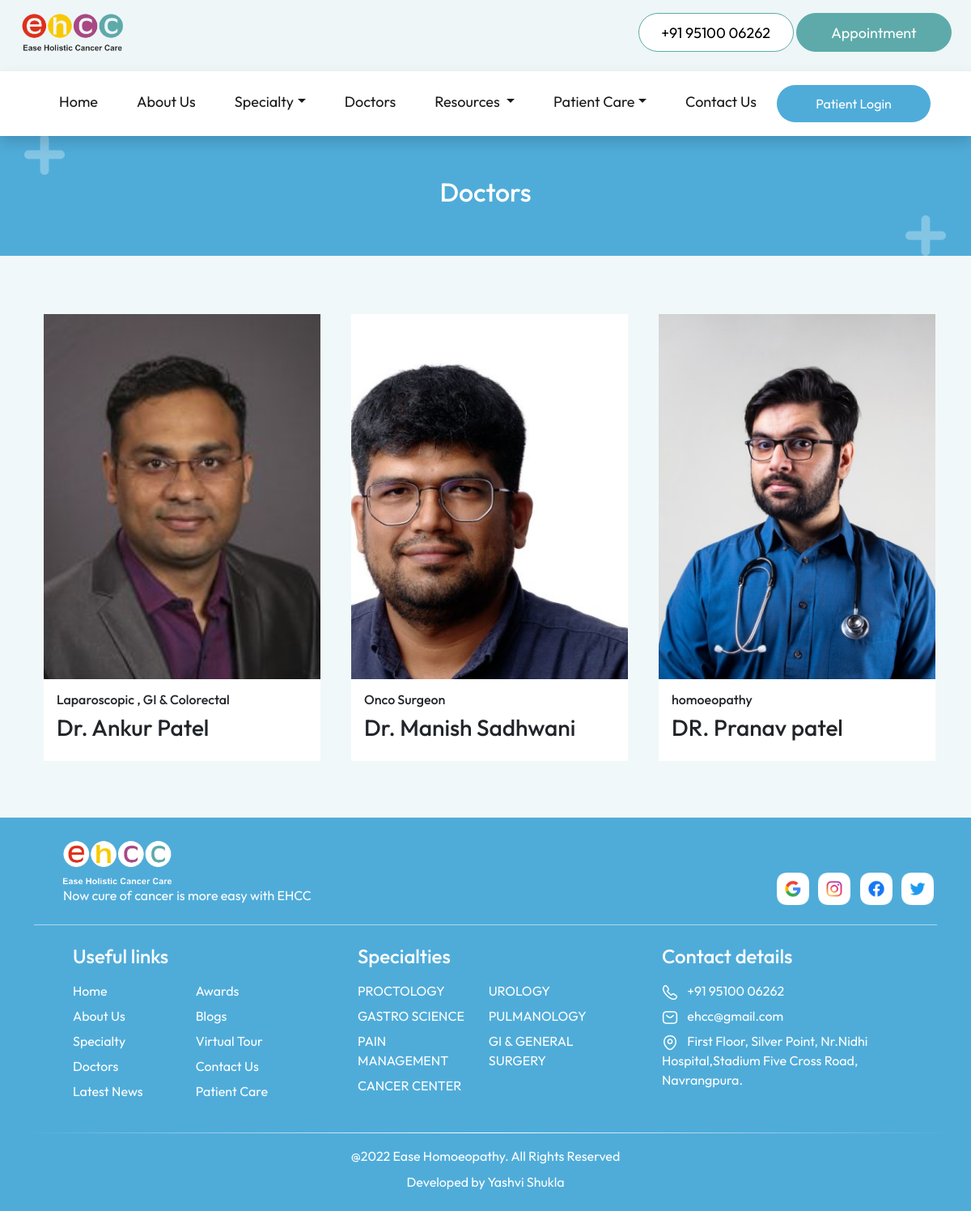
The app's page /doctors/ with its own data.
### tables this page shows
CREATE TABLE "doctors" (
	"id"	INTEGER,
	"name"	TEXT,
	"current_appointment"	TEXT,
	"profile_image"	TEXT
);

CREATE TABLE "social_links" (
	"social_name"	TEXT,
	"social_link"	TEXT
);

CREATE TABLE "specialty" (
	"id"	INTEGER,
	"name"	TEXT,
	"description"	TEXT
, "illustration"	TEXT);

### flask_app.py (the view)
@app.route('/doctors/')
def doctors():
    database_connection = sqlite3.connect(database_location)
    database_cursor = database_connection.cursor()
    data = database_cursor.execute("SELECT * FROM doctors")
    data = data.fetchall()
    database_connection.commit()
    return render_template('doctors.html',social_links=social_links, data=data, navbar_specialties=navbar_specialties, navbar_diseases=navbar_diseases)

### templates/doctors.html (shortened to what this page needs)
<!DOCTYPE html>
<html lang="en">
<head>
  <link href="https://cdn.jsdelivr.net/npm/bootstrap@5.2.0/dist/css/bootstrap.min.css" rel="stylesheet"
 />
  <link rel="stylesheet" href="../static/stylesheets/common.css" />
  <link rel="stylesheet" href="../static/stylesheets/doctors.css" />
</head>
<body>
  {% include 'navbar.html' %}
  <header>
    <div class="container h-100 mt-3">
      <div class="row h-100 align-items-center">
        <h2 class="text-center text-white">Doctors</h2>
      </div>
    </div>
  </header>
  <div class="doctor_carousel_container py-5">
    <div class="container">
      <div class="row">
        {% for doctor in data %}
        <div class="doctor_card col-lg-4 col-md-6 col-12 px-4 my-4"
          onclick="window.location.href='/doctorInfo/{{doctor[0]}}/'">
          <img src="{{doctor[3]}}" alt="doctor-image" />
          <div class="p-3">
            <h6>{{doctor[2]}}</h6>
            <h3>{{doctor[1]}}</h3>
          </div>
        </div>
        {% endfor %}
      </div>
    </div>
  </div>
  {% include 'footer.html' %}
</body>
</html>

### templates/footer.html (shortened to what this page needs)
<div class="footer">
    <div class="container">
        <div class="row align-items-end">
            <div class="col-md-8 px-md-5 mt-4 mb-3">
                <img src="../../static/images/logo/footer_logo.png" alt="Hospital logo" height="60" />
                <p class="text-white mb-0">
                    Now cure of cancer is more easy with EHCC
                </p>
            </div>
            <div class="col-md-4 pt-4 mb-3 text-md-end">
                {% for social in social_links %}
                <a href="{{social[1]}}">
                    <img src="../../static/images/logo/{{social[0]}}_icon.png" alt="{{social[0]}} logo"
                        class="img-fluid mx-1" style="height: 40px; width: auto;" />
                </a>
                {% endfor %}
            </div>
        </div>
        <div class="footer_line mt-2"></div>
        <div class="row text-white pt-4 ps-md-5 footer_links align-items-start">
            <div class="col-md-4 col-sm-6 mb-4">
                <h4 class="mb-3">Useful links</h4>
                <div class="row">
                    <div class="col-xl-5 col-sm-12 col-6">
                        <a href="/">
                            <p>Home</p>
                        </a>
                        <a href="/about/">
                            <p>About Us</p>
                        </a>
                        <a href="/specialty/">
                            <p>Specialty</p>
                        </a>
                        <a href="/doctors/">
                            <p>Doctors</p>
                        </a>
                        <a href="/news/">
                            <p>Latest News</p>
                        </a>
                    </div>
                    <div class="col-xl-5 col-sm-12 col-6">
                        <a href="/awards/">
                            <p>Awards</p>
                        </a>
                        <a href="/blogs/">
                            <p>Blogs</p>
                        </a>
                        <a href="/virtualTour/">
                            <p>Virtual Tour</p>
                        </a>
                        <a href="/contact/">
                            <p>Contact Us</p>
                        </a>
                        <a href="#">
                            <p>Patient Care</p>
                        </a>
                    </div>
                </div>
            </div>
            <div class="col-md-4 col-sm-6 mb-4 g-md-0">
                <h4 class="mb-3">
                    <a href="/specialty/">
                        Specialties
                    </a>
                </h4>
                <div class="row">
                    <div class="col-xl-5 col-sm-12 col-6">
                        {% for i in range (0,navbar_specialties|length) %}
                        <a href="/diseases/{{navbar_specialties[i][0]}}/">
                            <p>
                                {{ navbar_specialties[i][1] }}
                            </p>
                        </a>
                        {% endfor %}
                    </div>
                    {% if navbar_specialties|length > 4 %}
                    <div class="col-xl-5 col-sm-12 col-6">
                        {% for i in range (4,navbar_specialties|length) %}
                        <a href="/diseases/{{navbar_specialties[i][0]}}/">
                            <p>
                                {{ navbar_specialties[i][1] }}
                            </p>
                        </a>
                        {% endfor %}
                    </div>
                    {% endif %}
                </div>
            </div>
            <div class="col-md-4 col-sm-12">
                <h4 class="mb-3">Contact details</h4>
                <p>
                    <a href="tel:919510006262">
                        <img src="../../static/images/logo/footercall_icon.png" alt="call logo" />
                        <span class="ps-2">+91 95100 06262</span>
                    </a>
                </p>
                <p>
                    <a href="mailto:ehcc@gmail.com">
                        <img src="../../static/images/logo/mail_icon.png" alt="mail icon" />
                        <span class="ps-2">ehcc@gmail.com</span>
                    </a>
                </p>
                <p>
                    <a href="https://goo.gl/maps/SUXSNEnxhgQroknp9" target="_blank">
                        <img src="../../static/images/logo/location_icon.png" alt="location icon" />
                        <span class="ps-2">
                            First Floor, Silver Point, Nr.Nidhi Hospital,Stadium Five Cross Road, Navrangpura.
                        </span>
                    </a>
                </p>
            </div>
        </div>
        <div class="row my-2">
            <div class="footer_line_2"></div>
        </div>
        <div class="row text-white">
            <div class="py-2 text-center">
                @2022 Ease Homoeopathy. All Rights Reserved
            </div>
            <div class="text-center">
                Developed by <a href="" class="footer_credit">Yashvi Shukla</a></br></br>
            </div>
        </div>
    </div>
</div>

### static/stylesheets/common.css (style rules this page uses)
html, body { overflow-x: hidden; }
body { margin-top: 150px; }
* { margin: 0; padding: 0; box-sizing: border-box; font-family: "Outfit", sans-serif; }
:root { --nav-color: #EEF6F7; --primary-color: #5eaaaa; --heading-color: #4facd9; --section-background-color: #cae6f4; --contact-background-color: #284f4f; }
a { color: unset; text-decoration: none; cursor: pointer; }
.footer { background-color: var(--heading-color); }
.footer_line { height: 1px; background-color: rgba(255, 255, 255, 0.521); }
.footer_line_2 { height: 1px; background: linear-gradient(to right, rgba(40, 79, 79, 0) 0%, white 50%, rgba(40, 79, 79, 0) 100%); }
.footer_credit { text-decoration: none; color: white; }
.footer_links p { margin-bottom: 7px !important; cursor: pointer; }

### static/stylesheets/doctors.css (style rules this page uses)
header { background: url(../images/elements/header_title.png) no-repeat; height: 150px; width: 100%; background-size: cover; background-position: center; }
.doctor_carousel_container { background-color: rgba(119, 185, 193, 0.1); }
.doctor_card { height: 550px; position: relative; cursor: pointer; }
.doctor_card img { width: 90%; height: 100%; object-fit: cover; object-position: top; position: absolute; }
.doctor_card div { position: absolute; bottom: -2px; background-color: white; width: 90%; transition: 0.3s; }

### records on screen
doctors: profile_image (picture), current_appointment "Laparoscopic , GI & Colorectal", name "Dr. Ankur Patel"
doctors: profile_image (picture), current_appointment "Onco Surgeon", name "Dr. Manish Sadhwani"
doctors: profile_image (picture), current_appointment "homoeopathy", name "DR. Pranav patel"
social_links: social_name (picture)
social_links: social_name (picture)
social_links: social_name (picture)
social_links: social_name (picture)
specialty: name "PROCTOLOGY"
specialty: name "GASTRO SCIENCE"
specialty: name "PAIN MANAGEMENT"
specialty: name "CANCER CENTER"
specialty: name "UROLOGY"
specialty: name "PULMANOLOGY"
specialty: name "GI & GENERAL SURGERY"
